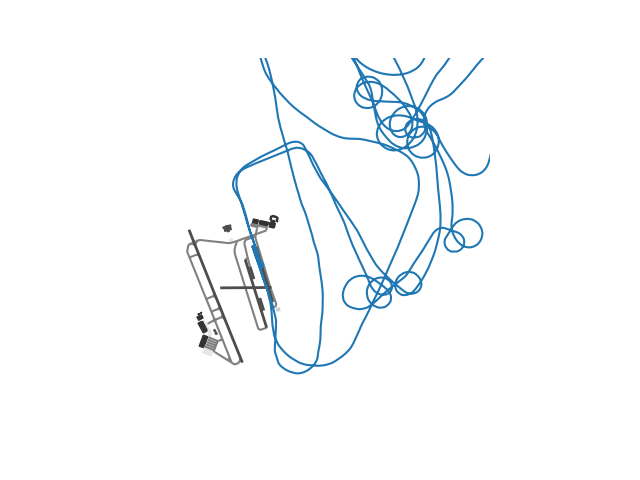

Generate this figure with Python:
# ruff: noqa: E402
# %%
import pandas as pd  # type: ignore

from rs1090 import flarm

data = pd.read_csv("../../crates/rs1090/data/flarm.csv")

# %%

decoded = flarm(
    data.rawmessage,
    data.timestamp.astype(int),
    data.sensorlatitude,
    data.sensorlongitude,
)

# %%
from itertools import batched

# 5000 is a good batch size for fast loading!
df = pd.concat(pd.DataFrame.from_records(d) for d in batched(decoded, 5000))
df = df.assign(timestamp=pd.to_datetime(df.timestamp, unit="s", utc=True))
df

# %%
# More advanced/expressive preprocessing available in the traffic library
# https://github.com/xoolive/traffic

from pitot.geodesy import distance  # type: ignore

flight = df.query(
    'icao24 == "38f27b" and '
    '"2022-06-15 07:35Z" < timestamp < "2022-06-15 09:30Z"'
).sort_values("timestamp")

flight = flight.assign(
    distance=distance(
        flight.latitude,
        flight.longitude,
        flight.reference_lat,
        flight.reference_lon,
    ),
)
# Remove noisy points (impossible distance to the receiver)
flight = flight.query("distance < 200_000")

# %%
import numpy as np

coords = flight[["timestamp", "latitude", "longitude"]]
delta = pd.concat([coords, coords.add_suffix("_1").diff()], axis=1)
delta_1 = delta.iloc[1:]
distance_nm = distance(
    (delta_1.latitude - delta_1.latitude_1).values,
    (delta_1.longitude - delta_1.longitude_1).values,
    delta_1.latitude.values,
    delta_1.longitude.values,
)
secs = delta_1.timestamp_1.dt.total_seconds()

# Remove irrealistic jumps from a point to another
flight = flight.assign(
    gs=list(np.abs(np.pad(distance_nm / secs, (1, 0), "edge")))
)


# %%
import matplotlib.pyplot as plt
from cartes.crs import Lambert93, PlateCarree  # type: ignore
from cartes.osm import Overpass  # type: ignore

# Get the airport layout
airport = Overpass.request(area=dict(icao="LFMY"), aeroway=True)

fig, ax = plt.subplots(subplot_kw=dict(projection=Lambert93()))
airport.plot(
    ax,
    by="aeroway",
    runway={"lw": 2},
    aerodrome={"alpha": 0},
    radar={"alpha": 0},
)
flight.query("gs < 20000").plot(
    ax=ax, x="longitude", y="latitude", legend=False, transform=PlateCarree()
)
ax.spines["geo"].set_visible(False)
ax.yaxis.set_visible(False)
ax.set_extent((5.1, 5.16, 43.59, 43.64))
fig.savefig("flarm.png")

# %%
